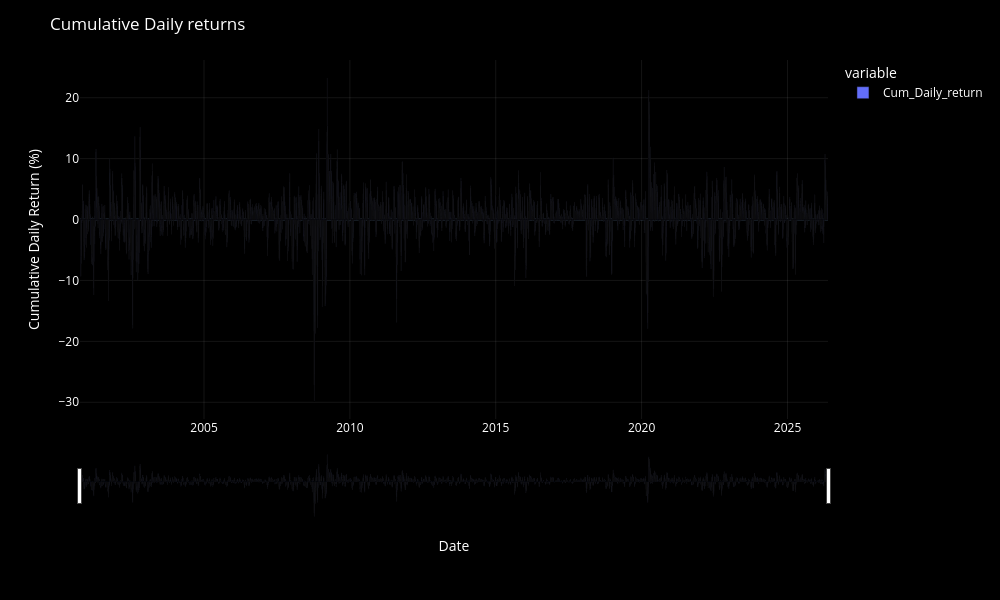

Source (notebook cell):
### Code cell
plot_df_chart(
    df["Cum_Daily_return"],
    chart_type="bar",
    chart_title="Cumulative Daily returns",
    yaxis_title="Cumulative Daily Return (%)",
    width=1000,
    height=600,
)

### Figure 1 — Plotly figure (JSON) as saved in the notebook; plotly's stock layout.template omitted (floating-point values rounded to 4 significant figures; data arrays with more than 128 entries replaced by an {"elided": "..."} marker saying what was removed)
{"data": [{"hovertemplate": "<b>%{fullData.name}</b><br>%{y:.2f}<extra></extra>", "legendgroup": "Cum_Daily_return", "marker": {"color": "#636efa", "pattern": {"shape": ""}}, "name": "Cum_Daily_return", "orientation": "v", "showlegend": true, "textposition": "auto", "type": "bar", "x": {"elided": "6474 str values"}, "xaxis": "x", "y": {"elided": "6474 float values"}, "yaxis": "y"}], "layout": {"barmode": "relative", "dragmode": "zoom", "font": {"color": "white", "size": 12}, "height": 600, "legend": {"bgcolor": "rgba(0,0,0,0)", "itemclick": "toggle", "itemdoubleclick": "toggleothers", "title": {"text": "variable"}, "tracegroupgap": 0}, "margin": {"t": 60}, "paper_bgcolor": "black", "plot_bgcolor": "black", "title": {"text": "Cumulative Daily returns"}, "width": 1000, "xaxis": {"anchor": "y", "domain": [0, 1], "gridcolor": "rgba(255,255,255,0.08)", "rangeslider": {"visible": true}, "showgrid": true, "title": {"text": "Date"}}, "yaxis": {"anchor": "x", "domain": [0, 1], "fixedrange": false, "gridcolor": "rgba(255,255,255,0.08)", "showgrid": true, "title": {"text": "Cumulative Daily Return (%)"}}}}
